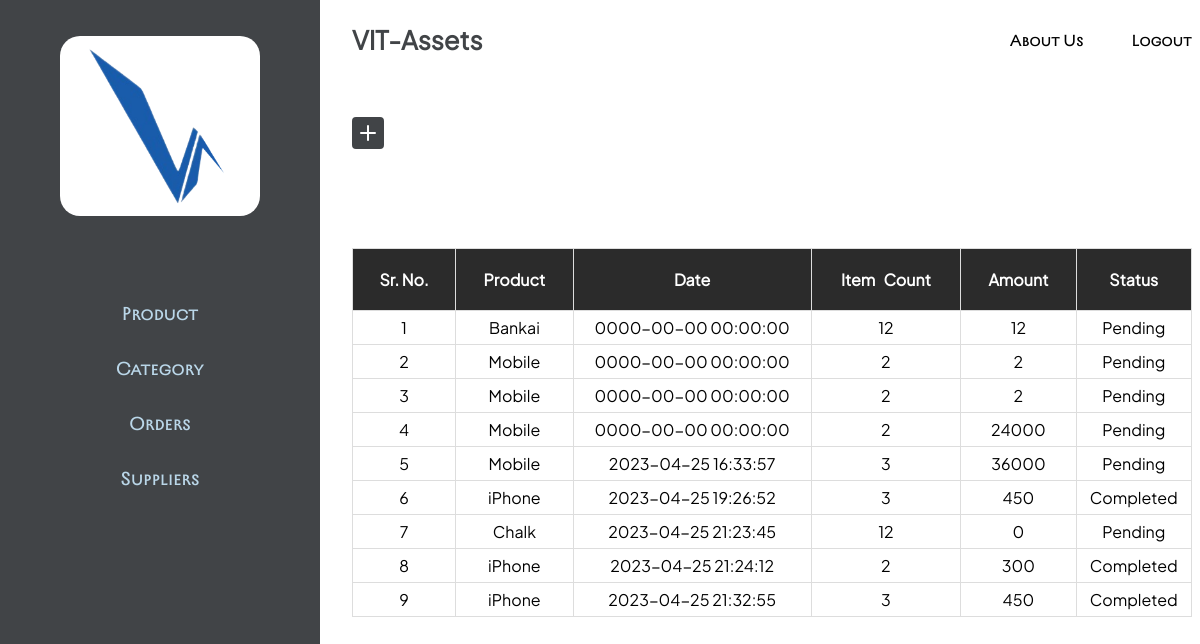
/order.php (signed in), run on the app's committed database.
### tables this page shows
CREATE TABLE `orders` (
  `order_id` int(11) NOT NULL,
  `order_date` datetime NOT NULL DEFAULT current_timestamp(),
  `order_count` int(11) NOT NULL,
  `amount` int(11) NOT NULL,
  `sup_id` int(11) NOT NULL,
  `prod_id` int(11) NOT NULL,
  `status` int(11) NOT NULL
);

CREATE TABLE `products` (
  `prod_id` int(11) NOT NULL,
  `prod_name` varchar(150) NOT NULL,
  `prod_count` int(150) NOT NULL,
  `cat_id` int(11) NOT NULL,
  `sup_id` int(11) NOT NULL,
  `rate` int(11) NOT NULL
);

### order.php (the view, shortened to what this page needs)
<!DOCTYPE html>
<html>
<head>
    <link rel="stylesheet" href="https://cdn.jsdelivr.net/npm/bootstrap-icons@1.10.3/font/bootstrap-icons.css">
    <link rel="stylesheet" href="table.css">
</head>
<body>
    <section>
        <div class="main-row">
            <div class="col-2 sec-1 ">
                <div class="div-img">
                    <img src="logo.png" width="160px">
                </div>
                <div class="link">
                    <h3 class="link-text">
                        <a href="./products.php">
                            Product
                        </a>
                    </h3>
                </div>
                <div class="link">
                    <h3 class="link-text">
                        <a href="./category.php">
                            Category
                        </a>
                    </h3>
                </div>
                <div class="link">
                    <h3 class="link-text">
                        <a href="./order.php">
                            Orders
                        </a>
                    </h3>
                </div>
                <div class="link">
                    <h3 class="link-text">
                        <a href="./supplier.php">
                            Suppliers
                        </a>
                    </h3>
                </div>
            </div>
            <div class=" col-10 sec-2">
                <nav>
                    <h1 class="logo">
                    <a href="./home.php"> VIT-Assets </a>
                    </h1>
                    <ul class="links">
                        <li class="link-text">
                            <a href="./abt_us.html" class="nav-link">
                                About Us
                            </a>
                        </li>
                        <li class="link-text">
                            <a href="./logout.php" class="nav-link">
                                Logout
                            </a>
                        </li>
                    </ul>
                </nav>
                <div class="search-bar-outer">
                    <div class="add" id="addBtn">
                        <svg xmlns="http://www.w3.org/2000/svg" width="32" height="32" fill="currentColor"
                            class="bi bi-plus-square-fill" viewBox="0 0 16 16">
                            <path
                                d="M2 0a2 2 0 0 0-2 2v12a2 2 0 0 0 2 2h12a2 2 0 0 0 2-2V2a2 2 0 0 0-2-2H2zm6.5 4.5v3h3a.5.5 0 0 1 0 1h-3v3a.5.5 0 0 1-1 0v-3h-3a.5.5 0 0 1 0-1h3v-3a.5.5 0 0 1 1 0z" />
                        </svg>
                    </div>
                </div>
                <table id="customers">
                    <tr>
                        <th style="text-align:center; padding: 20px;">Sr. No.</th>
                        <th style="text-align:center; padding: 20px;">Product</th>
                        <th style="text-align:center; padding: 20px;">Date</th>
                        <th style="text-align:center; padding: 20px;">Item &nbsp; Count</th>
                        <th style="text-align:center; padding: 20px;">Amount</th>
                        <th style="text-align:center; padding: 20px;">Status</th>
                    </tr>
                    <?php
                    $i = 0;
                    $conn = mysqli_connect('localhost', 'root', '', 'college_inv')
                        or die('Connection Issue');
                    $res = mysqli_query($conn, 'select * from orders');
                    while ($data = mysqli_fetch_assoc($res)) {
                        $pro_id = $data["prod_id"];
                        $sqli = mysqli_query($conn, "SELECT * from products where prod_id = '$pro_id'");
                        ?>
                        <tr>
                            <td>
                                <?php echo ++$i; ?>
                            </td>
                            <td>
                                <?php echo mysqli_fetch_assoc($sqli)['prod_name']; ?>
                            </td>
                            <td>
                                <?php echo $data["order_date"]; ?>
                            </td>
                            <td>
                                <?php echo $data["order_count"]; ?>
                            </td>
                            <td>
                                <?php echo $data["amount"]; ?>
                            </td>
                            <td>
                                <?php
                                if ($data['status'] == '0') {
                                    echo "Pending";
                                } else {
                                    echo "Completed";
                                }
                                ?>
                            </td>
                        </tr>
                        <?php
                    }
                    ?>
                </table>
            </div>
        </div>
    </section>
</body>
</html>

### table.css (style rules this page uses)
* { padding: 0; margin: 0; box-sizing: border-box; font-family: pitagon-reg; }
.sec-1 { display: flex; align-items: center; justify-content: flex-start; padding: 2rem; padding-top: 3%; flex-direction: column; background-color: rgb(65, 68, 71); width: 40vh; height: 100vh; }
.div-img { display: flex; align-items: center; justify-content: center; padding: 10px; border-radius: 20px; width: 200px; background-color: white; margin-bottom: 60px; }
.link { display: flex; align-items: center; justify-content: center; text-align: center; color: white; margin-top: 20px; padding: 5px; }
.link-text a { font-family: Ricordi-regular; font-weight: lighter; color: #BAD7E9; }
a { color: currentColor; text-decoration: none; }
.main-row { display: flex; gap: 2rem; }
nav { height: 10vh; width: 70vw; display: flex; align-items: center; justify-content: space-between; }
.logo { color: rgb(65, 68, 71); font-size: 1.6rem; font-family: Ricordi-regular; }
ul { list-style: none; display: flex; align-items: center; gap: 3rem; }
.link-text a.nav-link { color: black; transition: all ease-in-out 500ms; }
#customers { flex-direction: column; justify-content: center; align-items: center; font-family: Arial, Helvetica, sans-serif; border-collapse: collapse; width: 100%; margin-top: 4rem; }
#customers td, #customers th { border: 1px solid #ddd; padding: 6px; text-align: center; }
#customers th { padding-top: 12px; padding-bottom: 12px; text-align: left; background-color: rgb(43, 43, 43); color: white; }
.search-bar-outer { width: 100%; height: 13%; display: flex; flex-direction: row; justify-content: space-between; align-items: center; }
.add { margin-top: 5px; float:inline-end; cursor: pointer; color : rgb(65, 68, 71); }

### data on the page
orders: prod.prod_name "Bankai", order_date "0000-00-00 00:00:00", order_count "12", amount "12", status "Pending"
orders: prod.prod_name "Mobile", order_date "0000-00-00 00:00:00", order_count "2", amount "2", status "Pending"
orders: prod.prod_name "Mobile", order_date "0000-00-00 00:00:00", order_count "2", amount "2", status "Pending"
orders: prod.prod_name "Mobile", order_date "0000-00-00 00:00:00", order_count "2", amount "24000", status "Pending"
orders: prod.prod_name "Mobile", order_date "2023-04-25 16:33:57", order_count "3", amount "36000", status "Pending"
orders: prod.prod_name "iPhone", order_date "2023-04-25 19:26:52", order_count "3", amount "450", status "Completed"
orders: prod.prod_name "Chalk", order_date "2023-04-25 21:23:45", order_count "12", amount "0", status "Pending"
orders: prod.prod_name "iPhone", order_date "2023-04-25 21:24:12", order_count "2", amount "300", status "Completed"
orders: prod.prod_name "iPhone", order_date "2023-04-25 21:32:55", order_count "3", amount "450", status "Completed"
